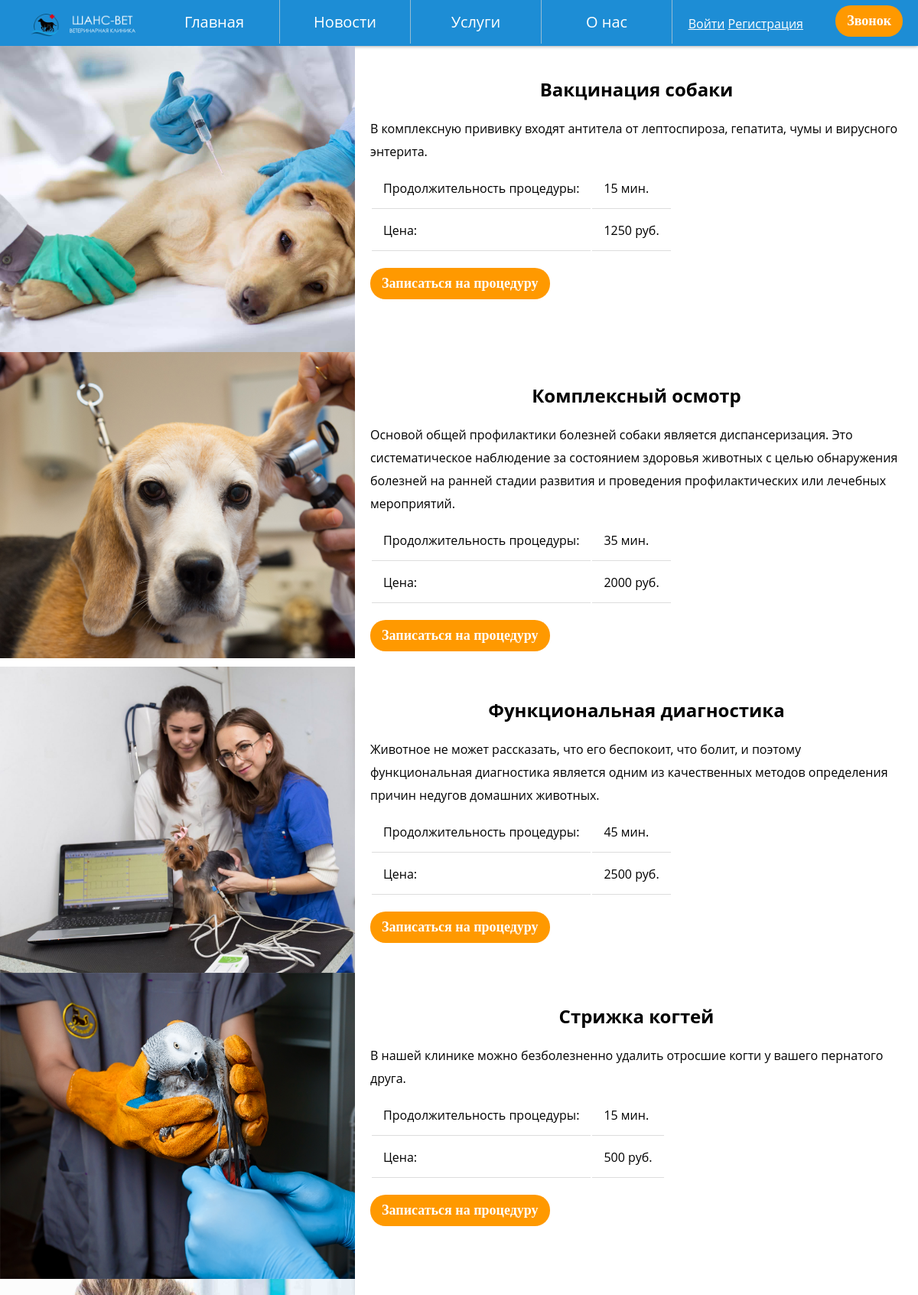
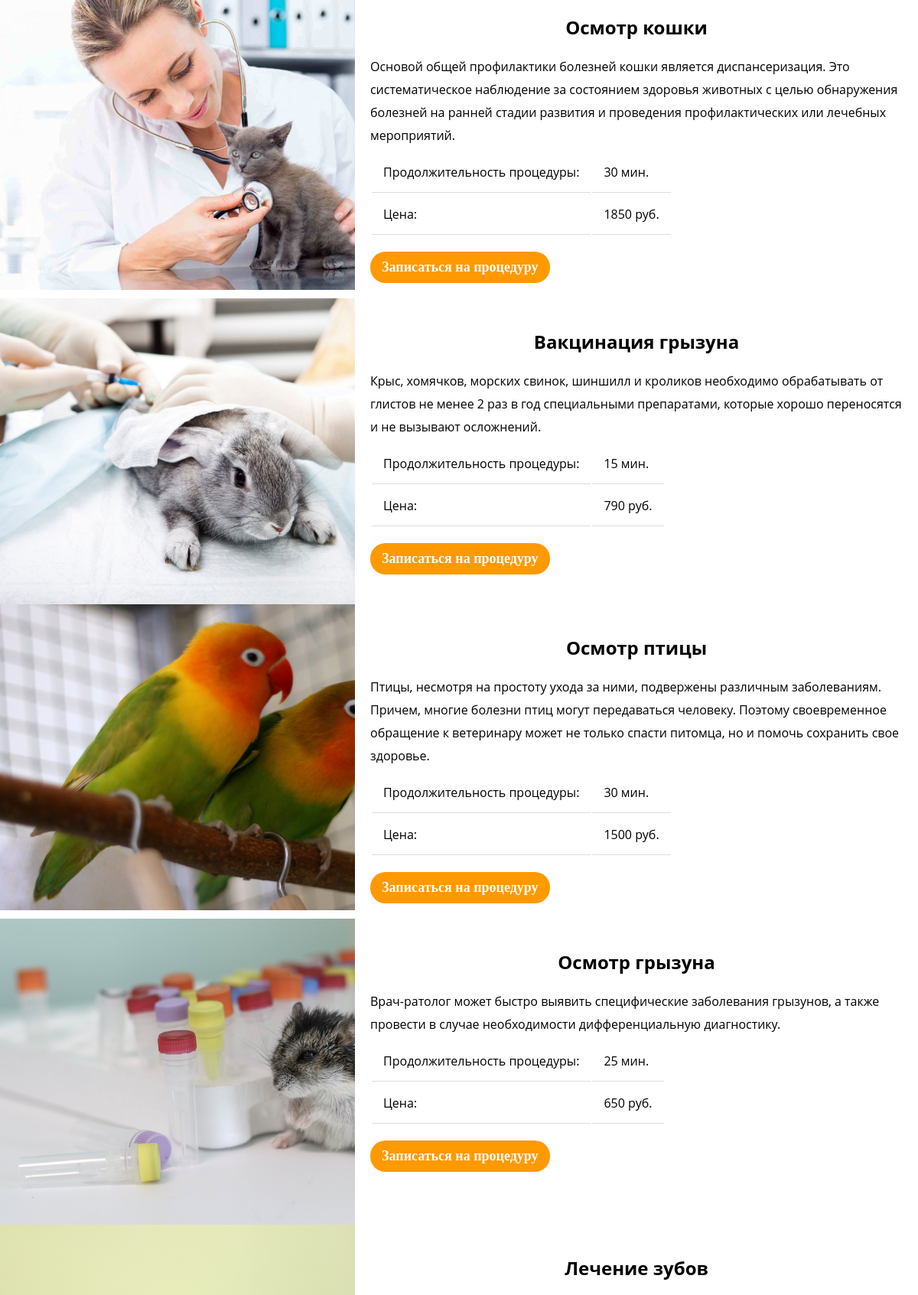
Page /tour.php (upper part) on the committed database (2 pictures, top to bottom).
### tables this page shows
CREATE TABLE `tours` (
  `id_tour` int(11) NOT NULL,
  `title` varchar(100) NOT NULL,
  `description` varchar(500) NOT NULL,
  `length` int(11) NOT NULL,
  `duration` int(11) NOT NULL,
  `image` varchar(200) NOT NULL,
  `popular` tinyint(1) NOT NULL,
  `id_direction` int(11) NOT NULL
);

### tour.php (the view, shortened to what this page needs)
<!doctype html>
<html lang="ru">
  <head>
    <link rel="stylesheet" type="text/css" href="css/style.css">
    <link rel="stylesheet" type="text/css" href="css/steps.css">
  </head>
  <body>
        <nav>
        <ul id="navbar">
        <li id="title"><img src="img/car.png" id="logo"></li>
                <li><a href="index.php">Главная</a></li>
                <li><a href="#">Новости</a></li>
                <li><a href="#">Услуги</a>
                </li>
                <li><a href="#">О нас</a></li>
              </ul>
              <div class="auth">
                  <a class="popup-open" href="#">Войти</a>
                  <a class="" href="registration.php">Регистрация</a>
              </div>
              <button class="order-trip">Звонок</button>
            </nav>
    <?php
        require_once 'connection.php';
        $link = mysqli_connect($host, $user, $password, $database)
            or die("Ошибка " . mysqli_error($link));
        $query ="SELECT * FROM tours WHERE id_tour = ".$_GET["tour"]."";
        if (!$_GET["tour"])
            $query ="SELECT * FROM tours";
    ?>
<article>
    <?php
                $result = mysqli_query($link, $query) or die("Ошибка " . mysqli_error($link));
                if($result)
                {
                    while($row = mysqli_fetch_array($result)) {
                       print '
                       <div class="tour-container">
                        <div class="tour-image">
                            <img class="big-photo-tour" src="'.$row["image"].'">
                        </div>
                          <div class="tour-info">
                            <h1>'.$row["title"].'</h1>
                            <p style="line-height: 30px;">'.$row["description"].'</p>
                            <table>
                              <tr>
                                <td>Продолжительность процедуры:</td><td>'.$row["length"].' мин.</td>
                              </tr>
                              <tr>
                                <td>Цена: </td><td>'.$row["duration"].' руб.</td>
                              </tr>
                            </table>
                            <button>Записаться на процедуру</button>
                          </div>
                        </div>';
                      }
                };
      ?>
</article>
     </body>
</html>

### css/style.css (style rules this page uses)
* { margin: 0; padding: 0; }
body { font-family: 'Montserrat', 'Open Sans', sans-serif; }
a { color: #fff; }
#logo { width: 170px; }
#navbar, #navbar ul { margin: 0; padding: 0; list-style-type: none; }
#navbar { height: 60px; background-color: #1D8DD5; box-shadow: 0 0 5px #8d8c8c; padding-left: 25px; min-width: 470px; font-size: 20px; }
#navbar li { float: left; position: relative; height: 100%; }
#navbar li a { display: block; padding: 15px 10px 15px 10px; width: 150px; color: #fff; border-right: 0.5px solid rgb(151, 188, 211); text-decoration: none; text-align: center; }
.auth { position: absolute; top: 20px; right: 150px; }
button { background: #f90; color: #fff; padding: 10px 15px; border-radius: 20px; border: 0; font-family: 'Century Gothic'; font-weight: bold; font-size: 18px; }
::placeholder { color: #8d8d8d; }
.order-trip { position: absolute; top: 7px; right: 20px; }
h1, h3 { text-align: center; margin: 20px 0 20px 0; }
h4, p { margin-bottom: 5px; }
.tour-container { display: flex; }
.tour-image { overflow: hidden; position:relative; width: 40vw; height: 50vh; }
.tour-image img { position: absolute; height: 100%; bottom: 0px; }
.tour-info { width: 60vw; flex-direction: column; padding: 20px; }
table { margin-bottom: 20px; }
th, td { padding: 15px; border-bottom: 1px solid #ddd; }

### rows in the picture
tours: image (picture), title "Вакцинация собаки", description "В комплексную прививку входят антитела от лептоспироза, гепатита, чумы и вирусного энтерита.", length "15", duration "1250"
tours: image (picture), title "Комплексный осмотр", description "Основой общей профилактики болезней собаки является диспансеризация. Это систематическое наблюдение за состоянием здоровья животных с целью обнаружения болезней на ранней стадии развития и проведения профилактических или лечебных мероприятий.", length "35", duration "2000"
tours: image (picture), title "Функциональная диагностика", description "Животное не может рассказать, что его беспокоит, что болит, и поэтому функциональная диагностика является одним из качественных методов определения причин недугов домашних животных.", length "45", duration "2500"
tours: image (picture), title "Стрижка когтей", description "В нашей клинике можно безболезненно удалить отросшие когти у вашего пернатого друга.", length "15", duration "500"
tours: image (picture), title "Осмотр кошки", description "Основой общей профилактики болезней кошки является диспансеризация. Это систематическое наблюдение за состоянием здоровья животных с целью обнаружения болезней на ранней стадии развития и проведения профилактических или лечебных мероприятий.", length "30", duration "1850"
tours: image (picture), title "Вакцинация грызуна", description "Крыс, хомячков, морских свинок, шиншилл и кроликов необходимо обрабатывать от глистов не менее 2 раз в год специальными препаратами, которые хорошо переносятся и не вызывают осложнений.", length "15", duration "790"
tours: image (picture), title "Осмотр птицы", description "Птицы, несмотря на простоту ухода за ними, подвержены различным заболеваниям. Причем, многие болезни птиц могут передаваться человеку. Поэтому своевременное обращение к ветеринару может не только спасти питомца, но и помочь сохранить свое здоровье.", length "30", duration "1500"
tours: image (picture), title "Осмотр грызуна", description "Врач-ратолог может быстро выявить специфические заболевания грызунов, а также провести в случае необходимости дифференциальную диагностику.", length "25", duration "650"
tours: image (picture), title "Лечение зубов"
